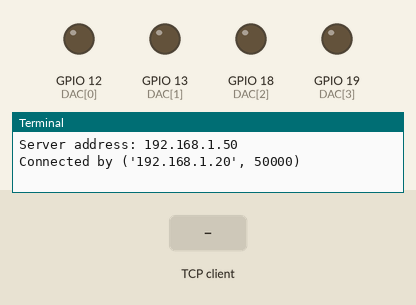
Simulated run of this program. Board: Raspberry Pi (BCM pin numbers). On the bench: output pins drawn as LEDs (lit = HIGH), the last lines printed to the terminal. The inputs (shaded band) are chosen by the test bench. One TCP client connects 1 s after the port opens and stays connected.

Above: at 1.2 s.
1.3 s: the TCP client sends "forward"
At 1.6 s:
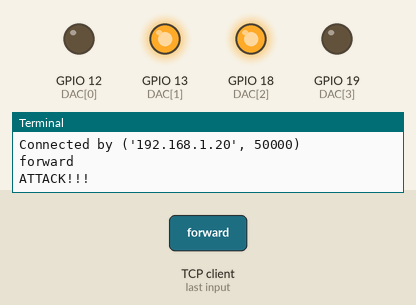
3.8 s: the TCP client sends "back"
At 4.6 s:
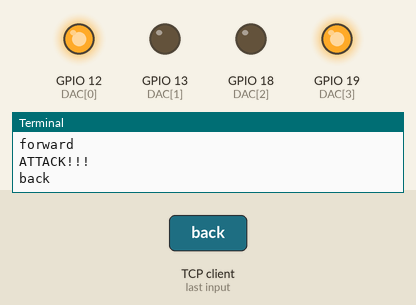
Timing chart, 0 to 6.8 s (numbered marks = the images above; inputs shaded):
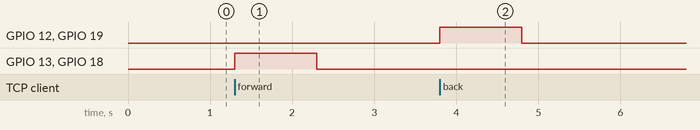

The program:

server_refactored.py
```python
import socket
import struct
import fcntl
import threading
# import Motors_PWM2
import time
import RPi.GPIO as GPIO

FREQUENCY = 490
DAC = [12, 13, 18, 19]


def get_interface_ip():
    s = socket.socket(socket.AF_INET, socket.SOCK_DGRAM)
    return socket.inet_ntoa(fcntl.ioctl(s.fileno(),
                                        0x8915,
                                        struct.pack('256s', b'wlan0'[:15])
                                        )[20:24])


# def StopTcpServer():
#     try:
#         # server_socket1.shutdown(socket.SHUT_RDWR)
#         server_socket1.close()
#     except Exception as e:
#         print('\n' + "No client connection")


def StartTcpServer():
    HOST = str(get_interface_ip())
    server_socket1 = socket.socket()
    server_socket1.setsockopt(socket.SOL_SOCKET, socket.SO_REUSEPORT, 1)
    server_socket1.bind((HOST, 5000))
    server_socket1.listen(1)
    # server_socket = socket.socket()
    # server_socket.setsockopt(socket.SOL_SOCKET,socket.SO_REUSEPORT,1)
    # server_socket.bind((HOST, 8000))
    # server_socket.listen(1)
    print('Server address: ' + HOST)
    conn, addr = server_socket1.accept()
    with conn:
        print('Connected by', addr)
        while True:
            data = conn.recv(1024).decode()
            if data == "forward":
                print("forward")
                start_motors("forward", 100, 100, 1)
            if data == "back":
                print("back")
                start_motors("back", 100, 100, 1)

            if not data:
                pass
                # StopTcpServer()
                # StartTcpServer()
                # pass
                # break
            # conn.sendall(data)


def start_motors(direction, right_pwm, left_pwm, engines_working_time):
    GPIO.setmode(GPIO.BCM)
    GPIO.setup([12, 13, 18, 19], GPIO.OUT)

    if direction == "forward":
        print('ATTACK!!!')
        GPIO.output([13, 18], GPIO.HIGH)
        time.sleep(1)

        GPIO.output(DAC, GPIO.LOW)


    elif direction == "back":
        GPIO.output([12, 19], GPIO.HIGH)
        time.sleep(1)

        GPIO.output(DAC, GPIO.LOW)
    else:
        pass
    GPIO.output(DAC, GPIO.LOW)


def right_wheels(direction):
    """
    Controls left wheels of robot
    :param direction: Shows direction to which they have to go
    :return: None
    """
    if direction == "forward":
        GPIO.output(13, GPIO.HIGH)
        time.sleep(1)
    elif direction == "back":
        GPIO.output(13, GPIO.HIGH)
        time.sleep(1)
    else:
        pass
    GPIO.output(DAC, GPIO.LOW)


def left_wheels(direction):
    """
    Controls left wheels of robot
    :param direction: Shows direction to which they have to go
    :return: None
    """
    if direction == "forward":
        GPIO.output(13, GPIO.HIGH)
        time.sleep(1)
    elif direction == "back":
        GPIO.output(13, GPIO.HIGH)
        time.sleep(1)
    else:
        pass
    GPIO.cleanup()


if __name__ == '__main__':
    StartTcpServer()
```

Measured:
- after the input at 1.3 s, GPIO 13 (DAC[1]), GPIO 18 (DAC[2]): LOW → HIGH at once, → LOW 1.0 s later
- after the input at 3.8 s, GPIO 12 (DAC[0]), GPIO 19 (DAC[3]): LOW → HIGH at once, → LOW 1.0 s later
